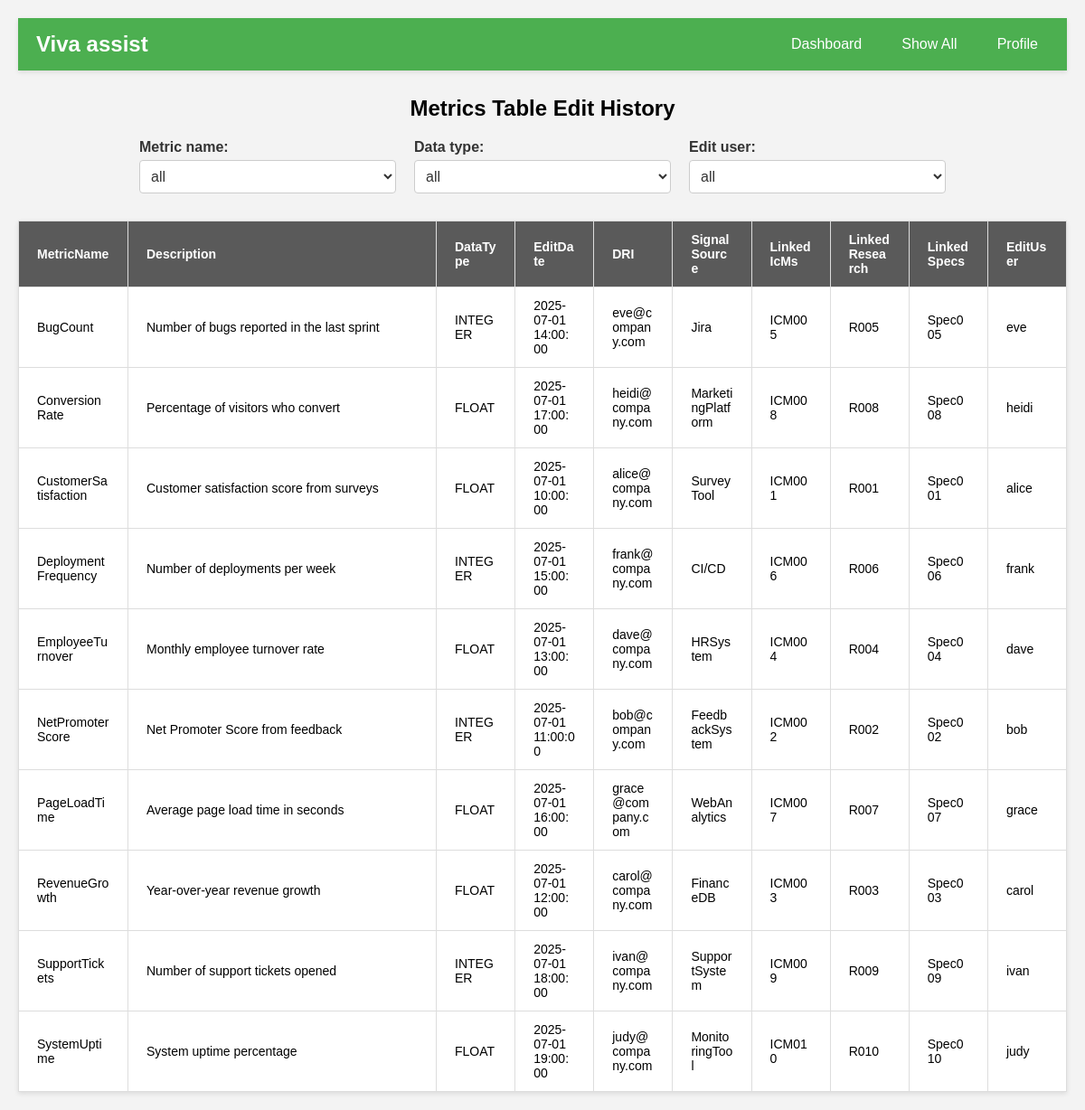
The app's page /showAll (signed in) with its own data.
### App/models.py (models this page shows)
class Metric(db.Model):
    __tablename__ = 'Metrics'  # Specify the table name
    MetricName = db.Column(db.String(255), primary_key=True, nullable=False)
    Description = db.Column(db.Text, nullable=False)
    DataType = db.Column(db.String(100), nullable=False)
    EditDate = db.Column(db.DateTime,primary_key=True, default=datetime.now(timezone.utc), nullable=False)
    DRI = db.Column(db.String(100), nullable=True)
    SignalSource = db.Column(db.String(100), nullable=True)
    LinkedIcMs = db.Column(db.String(100), nullable=True)
    LinkedResearch = db.Column(db.String(100), nullable=True)
    LinkedSpecs = db.Column(db.String(100), nullable=True)
    EditUser = db.Column(db.String(100), nullable=False)

### App/routes.py (the view)
@main.route('/showAll')
@login_required
def Show_allrows():
    return show_all_view()

### App/data_access.py (called while the page is built)
def fetch_all_rows():
    query = text('SELECT * FROM Metrics ORDER BY MetricName,EditDate DESC')
    result = db.session.execute(query)
    return result.fetchall()

def fetch_unique_metricnames():
    query = text("SELECT DISTINCT MetricName FROM Metrics")
    result = db.session.execute(query)
    return result.fetchall()

def fetch_unique_datatypes():
    query = text("SELECT DISTINCT DataType FROM Metrics")
    result = db.session.execute(query)
    return result.fetchall()

def fetch_unique_editusers():
    query = text("SELECT DISTINCT EditUser FROM Metrics")
    result = db.session.execute(query)
    return result.fetchall()

def update_user_activity_entry(user):
    current_time = datetime.now(tz=timezone.utc)
    query = text("""
            UPDATE UserLogHistory
            SET last_active = :last_active
            WHERE id = (
                SELECT id
                FROM UserLogHistory
                WHERE email = :email AND logout_time IS NULL
                ORDER BY id DESC
                LIMIT 1
            );
            """)
    db.session.execute(query, {
    'last_active': current_time.strftime("%Y-%m-%d %H:%M:%S"),
    'email': user.email,
    })
    db.session.commit()

### App/session_manager.py (called while the page is built)
def check_session_timeout(app):
    if 'last_activity' in session:      #session has not expired
        now = datetime.now(tz=timezone.utc)
        last_activity = session['last_activity']
        timeout = app.config['PERMANENT_SESSION_LIFETIME']
        if now - datetime.fromisoformat(last_activity) <= timeout: #session has not expired, so update the last_active time in the database
            if(current_user.is_authenticated):
                update_user_activity_entry(current_user)
    if(('last_activity' not in session) and (current_user.is_authenticated)):
        update_user_logout_entry(current_user)
        session.clear()
        logout_user()
        flash('Your session has expired. Please login again.','session_expired')
        return redirect(url_for('main.login'))
    session['last_activity'] = datetime.now(tz=timezone.utc).isoformat()

### App/templates/all_rows.html (shortened to what this page needs)
{% extends "base.html" %}
{% block content %}
<br>
<table>
    <caption>Metrics Table Edit History
    <div class="dropdown-container">
        <div class="dropdown-group">
            <label class="dropdown-label" for="dropdown-1">Metric name:</label>
            <select class="dropdown" id="dropdown-1">
                <option>all</option>
            </select>
        </div>
        <div class="dropdown-group">
            <label class="dropdown-label" for="dropdown-2">Data type:</label>
            <select class="dropdown" id="dropdown-2">
                <option>all</option>
            </select>
        </div>
        <div class="dropdown-group">
            <label class="dropdown-label" for="dropdown-3">Edit user:</label>
            <select class="dropdown" id="dropdown-3">
                <option>all</option>
            </select>
        </div>
    </div>
</caption>
    <thead>
        <tr>
            {% for name in column_names %}
                <th {% if loop.index == 1 %} style="width: 80px;" {% endif %}
                    {% if loop.index == 2 %} style="width: 300px;" {% endif %}
                >
                    {{ name }}
                </th>
            {% endfor %}
        </tr>
    </thead>
    <tbody id="table-body">
        {% for r in rows %}
            <tr>
                {% for field in r %}
                    <td {% if loop.index == 1 %} style="width: 80px;" {% endif %}
                        {% if loop.index == 2 %} style="width: 300px;" {% endif %}
                    >
                        {{ field }}
                    </td>
                {% endfor %}
            </tr>
        {% endfor %}
    </tbody>
</table>
{% endblock %}

### App/static/style.css (style rules this page uses)
body { font-family: Arial, sans-serif; background-color: #f3f3f3; margin: 20px; }
table { width: 100%; margin: auto; border-collapse: collapse; table-layout: fixed; font-size: 14px; box-shadow: 0 2px 5px rgba(0, 0, 0, 0.1); background-color: #fff; }
th, td { padding: 12px 20px; border: 1px solid #ddd; text-align: left; word-wrap: break-word; }
th { background-color: #5a5a5a; color: white; }
caption { margin: 10px; font-size: 1.5rem; font-weight: bold; }
.dropdown-container { display: flex; justify-content: space-between; align-items: flex-start; width: 80%; margin: 20px auto; }
.dropdown-group { flex: 1; margin: 0 10px; display: flex; flex-direction: column; align-items: flex-start; }
.dropdown-label { margin-bottom: 5px; font-size: 1rem; color: #333; }
.dropdown { width: 100%; padding: 8px; border: 1px solid #ccc; border-radius: 4px; font-size: 1rem; background-color: #fff; color: #333; }

### records on screen
Metric: MetricName "BugCount", Description "Number of bugs reported in the last sprint", DataType "INTEGER", EditDate "2025-07-01 14:00:00", DRI "eve@company.com", SignalSource "Jira", LinkedIcMs "ICM005", LinkedResearch "R005", LinkedSpecs "Spec005", EditUser "eve"
Metric: MetricName "ConversionRate", Description "Percentage of visitors who convert", DataType "FLOAT", EditDate "2025-07-01 17:00:00", DRI "heidi@company.com", SignalSource "MarketingPlatform", LinkedIcMs "ICM008", LinkedResearch "R008", LinkedSpecs "Spec008", EditUser "heidi"
Metric: MetricName "CustomerSatisfaction", Description "Customer satisfaction score from surveys", DataType "FLOAT", EditDate "2025-07-01 10:00:00", DRI "alice@company.com", SignalSource "SurveyTool", LinkedIcMs "ICM001", LinkedResearch "R001", LinkedSpecs "Spec001", EditUser "alice"
Metric: MetricName "DeploymentFrequency", Description "Number of deployments per week", DataType "INTEGER", EditDate "2025-07-01 15:00:00", DRI "frank@company.com", SignalSource "CI/CD", LinkedIcMs "ICM006", LinkedResearch "R006", LinkedSpecs "Spec006", EditUser "frank"
Metric: MetricName "EmployeeTurnover", Description "Monthly employee turnover rate", DataType "FLOAT", EditDate "2025-07-01 13:00:00", DRI "dave@company.com", SignalSource "HRSystem", LinkedIcMs "ICM004", LinkedResearch "R004", LinkedSpecs "Spec004", EditUser "dave"
Metric: MetricName "NetPromoterScore", Description "Net Promoter Score from feedback", DataType "INTEGER", EditDate "2025-07-01 11:00:00", DRI "bob@company.com", SignalSource "FeedbackSystem", LinkedIcMs "ICM002", LinkedResearch "R002", LinkedSpecs "Spec002", EditUser "bob"
Metric: MetricName "PageLoadTime", Description "Average page load time in seconds", DataType "FLOAT", EditDate "2025-07-01 16:00:00", DRI "grace@company.com", SignalSource "WebAnalytics", LinkedIcMs "ICM007", LinkedResearch "R007", LinkedSpecs "Spec007", EditUser "grace"
Metric: MetricName "RevenueGrowth", Description "Year-over-year revenue growth", DataType "FLOAT", EditDate "2025-07-01 12:00:00", DRI "carol@company.com", SignalSource "FinanceDB", LinkedIcMs "ICM003", LinkedResearch "R003", LinkedSpecs "Spec003", EditUser "carol"
Metric: MetricName "SupportTickets", Description "Number of support tickets opened", DataType "INTEGER", EditDate "2025-07-01 18:00:00", DRI "ivan@company.com", SignalSource "SupportSystem", LinkedIcMs "ICM009", LinkedResearch "R009", LinkedSpecs "Spec009", EditUser "ivan"
Metric: MetricName "SystemUptime", Description "System uptime percentage", DataType "FLOAT", EditDate "2025-07-01 19:00:00", DRI "judy@company.com", SignalSource "MonitoringTool", LinkedIcMs "ICM010", LinkedResearch "R010", LinkedSpecs "Spec010", EditUser "judy"

### other values on screen
{{ name }} "MetricName" "Description" "DataType" "EditDate" "DRI" "SignalSource" "LinkedIcMs" "LinkedResearch" "LinkedSpecs" "EditUser"
